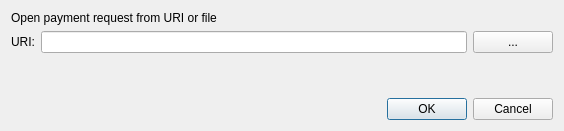
<?xml version="1.0" encoding="UTF-8"?>
<ui version="4.0">
 <class>OpenURIDialog</class>
 <widget class="QDialog" name="OpenURIDialog">
  <property name="geometry">
   <rect>
    <x>0</x>
    <y>0</y>
    <width>564</width>
    <height>131</height>
   </rect>
  </property>
  <property name="windowTitle">
   <string>Open URI</string>
  </property>
  <layout class="QVBoxLayout" name="verticalLayout">
   <item>
    <widget class="QLabel" name="heading3__label_2">
     <property name="text">
      <string>Open payment request from URI or file</string>
     </property>
    </widget>
   </item>
   <item>
    <layout class="QHBoxLayout" name="horizontalLayout">
     <item>
      <widget class="QLabel" name="label">
       <property name="text">
        <string>URI:</string>
       </property>
      </widget>
     </item>
     <item>
      <widget class="QValidatedLineEdit" name="uriEdit"/>
     </item>
     <item>
      <widget class="QPushButton" name="selectFileButton">
       <property name="toolTip">
        <string>Select payment request file</string>
       </property>
       <property name="text">
        <string notr="true">...</string>
       </property>
       <property name="autoDefault">
        <bool>false</bool>
       </property>
      </widget>
     </item>
    </layout>
   </item>
   <item>
    <spacer name="verticalSpacer">
     <property name="orientation">
      <enum>Qt::Vertical</enum>
     </property>
     <property name="sizeHint" stdset="0">
      <size>
       <width>20</width>
       <height>40</height>
      </size>
     </property>
    </spacer>
   </item>
   <item>
    <widget class="QDialogButtonBox" name="buttonBox">
     <property name="orientation">
      <enum>Qt::Horizontal</enum>
     </property>
     <property name="standardButtons">
      <set>QDialogButtonBox::Cancel|QDialogButtonBox::Ok</set>
     </property>
    </widget>
   </item>
  </layout>
 </widget>
 <customwidgets>
  <customwidget>
   <class>QValidatedLineEdit</class>
   <extends>QLineEdit</extends>
   <header>qvalidatedlineedit.h</header>
  </customwidget>
 </customwidgets>
 <resources/>
 <connections>
  <connection>
   <sender>buttonBox</sender>
   <signal>accepted()</signal>
   <receiver>OpenURIDialog</receiver>
   <slot>accept()</slot>
   <hints>
    <hint type="sourcelabel">
     <x>248</x>
     <y>254</y>
    </hint>
    <hint type="destinationlabel">
     <x>157</x>
     <y>274</y>
    </hint>
   </hints>
  </connection>
  <connection>
   <sender>buttonBox</sender>
   <signal>rejected()</signal>
   <receiver>OpenURIDialog</receiver>
   <slot>reject()</slot>
   <hints>
    <hint type="sourcelabel">
     <x>316</x>
     <y>260</y>
    </hint>
    <hint type="destinationlabel">
     <x>286</x>
     <y>274</y>
    </hint>
   </hints>
  </connection>
 </connections>
</ui>
